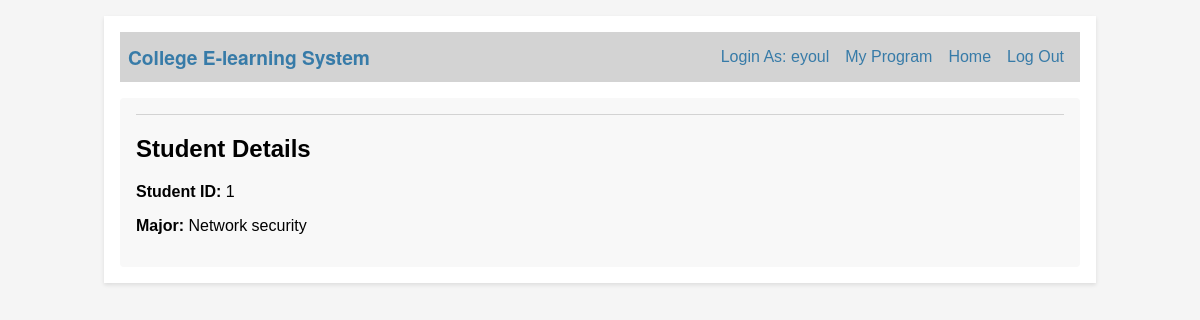
/streem (signed in), run on the app's committed database.
### tables this page shows
CREATE TABLE users (
  id INTEGER PRIMARY KEY AUTOINCREMENT,
  name TEXT NOT NULL,
  phone TEXT NOT NULL,
  email TEXT UNIQUE NOT NULL,
  password TEXT NOT NULL,
  role_id INTEGER NOT NULL,
  FOREIGN KEY (role_id) REFERENCES roles(id)
);

CREATE TABLE students (
  id INTEGER PRIMARY KEY,
  major_id INTEGER,
  user_id INTEGER,
  FOREIGN KEY (major_id) REFERENCES major(id),
  FOREIGN KEY (user_id) REFERENCES users(id)
);

CREATE TABLE major (
  id INTEGER PRIMARY KEY,
  name TEXT
);

### elearning/report.py (the view, shortened to what this page needs)
@bp.route('/streem', methods=['GET', 'POST'])
def streem():
    if 'user_id' not in session:
        flash('Please log in to register a major.', 'info')
        return redirect(url_for('auth.login'))
    db = get_db()
    student = db.execute(
        'SELECT students.id, students.major_id, students.user_id, major.name '
        'FROM students JOIN major ON students.major_id = major.id '
        'WHERE students.user_id = ?',
        (session['user_id'],)
    ).fetchone()
    majors = db.execute('SELECT id, name FROM major').fetchall()
    return render_template('report/streem.html', student=student, majors=majors)

### elearning/auth.py (called while the page is built)
@bp.before_app_request
def load_logged_in_user():
    user_id = session.get('user_id')
    if user_id is None:
        g.user = None
    else:
        g.user = get_db().execute(
            'SELECT * FROM users WHERE id = ?', (user_id,)
        ).fetchone()

### elearning/db.py (called while the page is built)
def get_db():
    if 'db' not in g:
        g.db = sqlite3.connect(
            current_app.config['DATABASE'],
            detect_types=sqlite3.PARSE_DECLTYPES
        )
        g.db.row_factory = sqlite3.Row
    return g.db

### elearning/templates/report/streem.html (shortened to what this page needs)
{% extends 'base.html' %}
{% block content %}
  {% if student %}
    <h2>Student Details</h2>
    <p><strong>Student ID:</strong> {{ student.id }}</p>
    <p><strong>Major:</strong> {{ student.name }}</p>
  {% endif %}
{% endblock %}

### elearning/templates/base.html (shortened to what this page needs)
<!doctype html>
<html>
    <link rel="stylesheet" href="{{ url_for('static', filename='style.css') }}">
    <nav>
      <h1>College E-learning System </h1>
      <ul>
        {% if g.user %}
          <li><span>Login As: {{ g.user['name'] }}</span>
          {% if g.user['role_id'] == 3 %}
          <li><a href="{{ url_for('report.streem')}}">My Program</a>
            {% endif %}
          <li><a href="{{ url_for('blog.index') }}">Home</a>
          <li><a href="{{ url_for('auth.logout') }}">Log Out</a>
        {% endif %}
      </ul>
    </nav>
    <section class="content">
      <header>
      </header>
      {% block content %}{% endblock %}
    </section>
</html>

### elearning/static/style.css (style rules this page uses)
html { font-family: Arial, sans-serif; background: #f5f5f5; padding: 1rem; }
h1 { font-family: "Helvetica Neue", Helvetica, Arial, sans-serif; color: #377ba8; margin: 1rem 0; }
a { color: #377ba8; text-decoration: none; }
nav { background: lightgray; display: flex; align-items: center; padding: 0.5rem; }
nav h1 { flex: 1; margin: 0; font-size: 1.2em; }
nav ul { display: flex; list-style: none; margin: 0; padding: 0; }
nav ul li a, nav ul li span, header .action { display: block; padding: 0.5rem; text-decoration: none; color: #377ba8; }
.content { padding: 1rem; background: #f8f8f8; border-radius: 4px; margin-top: 1rem; }
.content > header { border-bottom: 1px solid lightgray; display: flex; align-items: flex-end; }
.content:last-child { margin-bottom: 0; }

### data on the page
users: user.name "eyoul"
students: id "1"
major: name "Network security"
